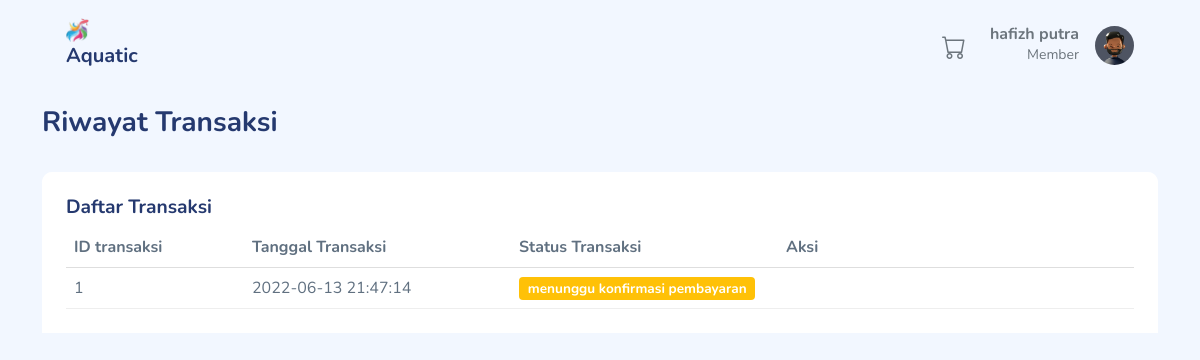
Before: /toko_online2/index.php?page=pelanggan&aksi=riwayatTransaksi (signed in) with the older database file.
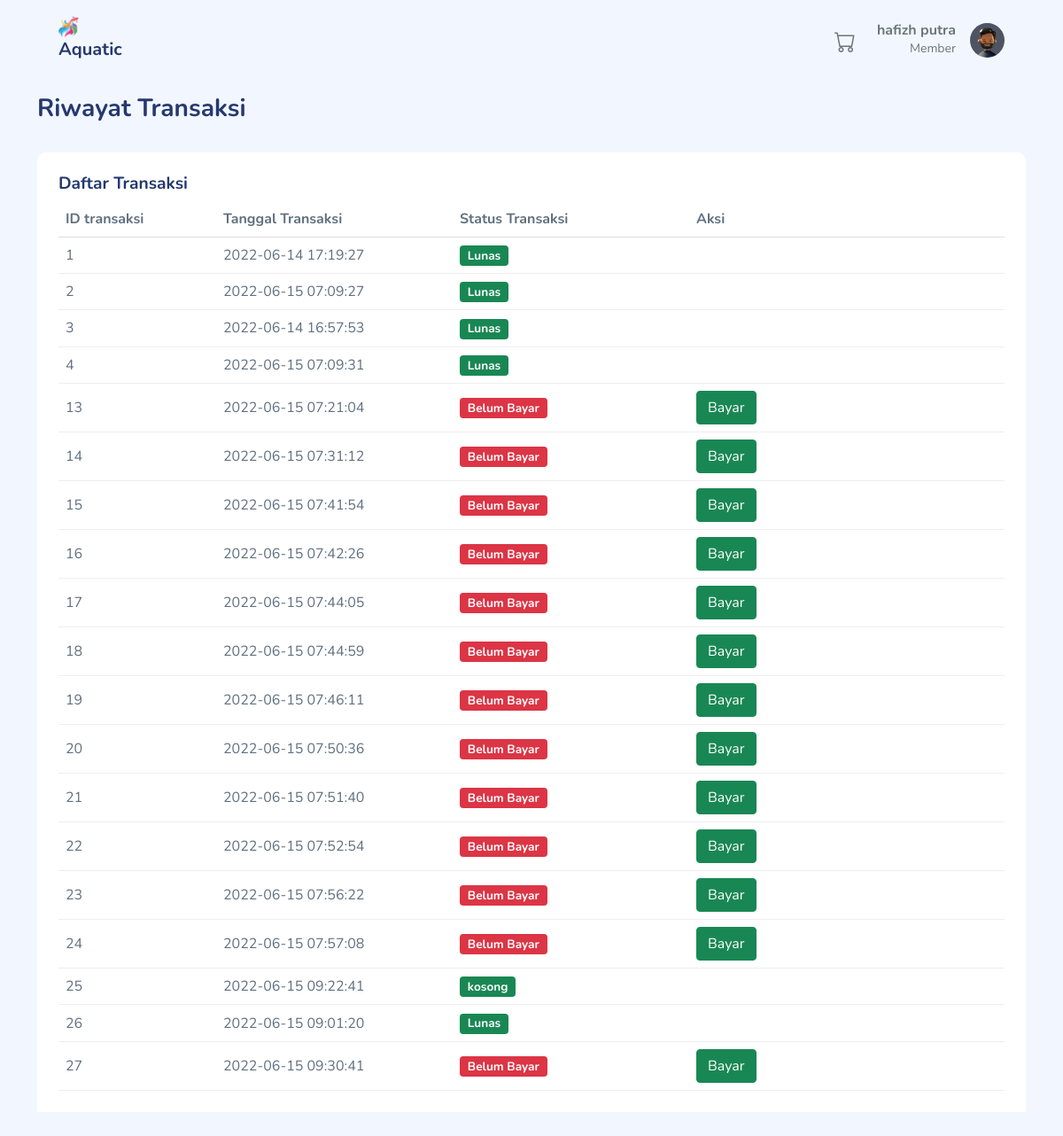
After: the same page with the newer database file.
### tables this page shows
CREATE TABLE `transaksi` (
  `id_transaksi` int(11) NOT NULL,
  `id_member` int(11) DEFAULT NULL,
  `tgl_transaksi` timestamp NOT NULL DEFAULT current_timestamp() ON UPDATE current_timestamp(),
  `status_transaksi` int(11) NOT NULL
);

### toko_online2/Controller/PelangganController.php (called while the page is built, shortened)
<?php
class PelangganController
{
    private $model;
    public function __construct()
    {
        $this->model = new PelangganModel();
    }
    public function riwayatTransaksi()
    {
        $id = $_SESSION['username_member']['id_member'];
        $data = $this->model->daftarTransaksi($id);
        extract($data);
        require_once("View/pelanggan/riwayat_transaksi.php");
    }
}

### toko_online2/Koneksi.php (called while the page is built)
<?php
function koneksi()
{
    $db_host = "localhost";
    $db_user = "root";
    $db_password = "";
    $db_database = "toko_online";
    try {
        return new mysqli($db_host,$db_user,$db_password,$db_database);
    } catch (exception $e) {
        echo "Terjadi kesalahan koneksi database";
    }
}

### toko_online2/Model/PelangganModel.php (called while the page is built, shortened)
<?php
class PelangganModel
{
    public function daftarTransaksi($id)
    {
        $sql = "SELECT * from transaksi
                where id_member = $id AND transaksi.status_transaksi > 0";
        $query = koneksi()->query($sql);
        $hasil = [];
        while ($data = $query->fetch_assoc()) {
            $hasil[] = $data;
        }
        return $hasil;
    }
}

### toko_online2/View/pelanggan/riwayat_transaksi.php (the view, shortened to what this page needs)
<!DOCTYPE html>
<html lang="en">
<head>
    <link rel="stylesheet" href="assets/css/bootstrap.css">
    <link rel="stylesheet" href="assets/vendors/bootstrap-icons/bootstrap-icons.css">
    <link rel="stylesheet" href="assets/css/app.css">
</head>
<body>
    <div class="container">
        <div class="page-heading">
            <h3>Riwayat Transaksi</h3>
        </div>
        <div class="page-content">
            <section class="section">
                <div class="row" id="table-hover-row">
                    <div class="col-12">
                        <div class="card">
                            <div class="card-header">
                                <h4 class="card-title">Daftar Transaksi </h4>
                                <div class="table-responsive">
                                    <table class="table table-hover mb-0">
                                        <thead>
                                            <tr>
                                                <th class="col-2">ID transaksi</th>
                                                <th class="col-3">Tanggal Transaksi</th>
                                                <th class="col-3">Status Transaksi </th>
                                                <th class="col-4">Aksi</th>
                                            </tr>
                                        </thead>
                                        <tbody>
                                            <?php if (!empty($data)) : ?>
                                                <?php foreach ($data as $row) : ?>
                                                    <tr>
                                                        <td class="text-bold-500"><?= $row['id_transaksi'] ?></td>
                                                        <td class="text-bold-500"><?= $row['tgl_transaksi'] ?></td>
                                                        <td><?php
                                                            if ($row['status_transaksi'] == 1) { ?>
                                                                <span class="badge bg-danger">Belum Bayar</span>
                                                            <?php } else if ($row['status_transaksi'] == 2) { ?>
                                                                <span class="badge bg-warning">menunggu konfirmasi pembayaran</span>
                                                            <?php } else if ($row['status_transaksi'] == 3) { ?>
                                                                <span class="badge bg-success">Lunas</span>
                                                            <?php } else if ($row['status_transaksi'] == 4) { ?>
                                                                <span class="badge bg-success">kosong</span>
                                                            <?php } ?>
                                                        </td>
                                                        <td>
                                                            <?php if ($row['status_transaksi'] == 1) : ?>
                                                                <a href="index.php?page=pelanggan&aksi=pembayaran&id=<?= $row['id_transaksi'] ?>" class="btn btn-success">Bayar</a>
                                                            <?php endif; ?>
                                                        </td>
                                                    </tr>
                                                <?php endforeach; ?>
                                            <?php endif; ?>
                                        </tbody>
                                    </table>
                                </div>
                            </div>
                        </div>
                    </div>
                </div>
            </section>
        </div>
    </div>
</body>
</html>

### toko_online2/View/menu/menu_pelanggan.php (shortened to what this page needs)
<!DOCTYPE html>
<html lang="en">
<head>
    <link rel="stylesheet" href="assets/css/bootstrap.css">
    <link rel="stylesheet" href="assets/vendors/perfect-scrollbar/perfect-scrollbar.css">
    <link rel="stylesheet" href="https://cdn.jsdelivr.net/npm/bootstrap-icons@1.3.0/font/bootstrap-icons.css">
    <link rel="stylesheet" href="assets/vendors/fontawesome/all.min.css">
    <link rel="stylesheet" href="assets/css/app.css">
</head>
<body>
    <div id="app">
        <div class="container">
            <header class='mb-3'>
                <nav class="navbar navbar-expand navbar-light ">
                    <a class="navbar-brand" href="index.php?page=pelanggan&aksi=view">
                        <img src="assets/images/logo/guppymenu.png">
                        <h5>Aquatic</h5>
                    </a>
                    <div class="collapse navbar-collapse" id="navbarSupportedContent">
                        <ul class="navbar-nav ms-auto mb-2 mb-lg-0">
                            <li class="nav-item dropdown me-3">
                                <a class="nav-link active" href="index.php?page=pelanggan&aksi=keranjang" data-bs-toggle="#" aria-expanded="false">
                                    <i class='bi bi-cart bi-sub fs-4 text-gray-600'></i>
                                </a>
                            </li>
                        </ul>
                        <div class="dropdown">
                            <a href="#" data-bs-toggle="dropdown" aria-expanded="false">
                                <div class="user-menu d-flex">
                                    <div class="user-name text-end me-3">
                                        <h6 class="mb-0 text-gray-600"><?= $_SESSION['username_member']['nama_member'] ?></h6>
                                        <p class="mb-0 text-sm text-gray-600">Member</p>
                                    </div>
                                    <div class="user-img d-flex align-items-center">
                                        <div class="avatar avatar-md">
                                            <img src="assets/images/faces/1.jpg">
                                        </div>
                                    </div>
                                </div>
                            </a>
                        </div>
                    </div>
                </nav>
            </header>
        </div>
    </div>
</body>
</html>

### toko_online2/index.php (shortened to what this page needs)
<?php
require_once "Koneksi.php";
require_once "Model/AdminModel.php";
require_once "Model/PelangganModel.php";
require_once "Controller/PelangganController.php";
if (isset($_GET['page']) && isset($_GET['aksi'])) {
    $page = $_GET['page'];
    $aksi = $_GET['aksi'];
    if ($page == "auth") {
        $auth = new AuthController();
        if ($aksi == 'view') {
            $auth->index();
        } else if ($aksi == 'loginadmin') {
            $auth->loginadmin();
        } elseif ($aksi == 'registerPelanggan') {
            $auth->registerPelanggan();
        } else if ($aksi == 'authAdmin') {
            $auth->authAdmin();
        } else if ($aksi == 'authPelanggan') {
            $auth->authPelanggan();
        } else if ($aksi == 'logout') {
            $auth->logout();
        } else if ($aksi == 'storePelanggan') {
            $auth->storePelanggan();
        } else {
            require_once "View/menu/error-404.php";
        }
    }
     else if ($page == "pelanggan") {
        $pelanggan = new PelangganController();
        require_once "View/menu/menu_pelanggan.php";
        if ($_SESSION['username_member']) {
            if ($aksi == 'view') {
                $pelanggan->index();
            } else if ($aksi == 'getProdukByid') {
                $pelanggan->getDataProdukById();
            } else if ($aksi == 'getKategoriByid') {
                $pelanggan->getDataKategoriById();
            } else if ($aksi == 'editProfil') {
                $pelanggan->edit();
            } else if ($aksi == 'updateProfil') {
                $pelanggan->update();
            } else if ($aksi == 'keranjang') {
                $pelanggan->keranjang();
            } else if ($aksi == 'tambahKeranjang') {
                $pelanggan->inputKeranjang();
            } else if ($aksi == 'hapusKeranjang') {
                $pelanggan->deleteKeranjang();
            } else if ($aksi == 'simpanTransaksi') {
                $pelanggan->simpanTransaksi();
            } else if ($aksi == 'riwayatTransaksi') {
                $pelanggan->riwayatTransaksi();
            } else if ($aksi == 'pembayaran') {
                $pelanggan->pembayaran();
             } else if ($aksi == 'storePembayaran') {
                $pelanggan->storePembayaran();
            } else {
                require_once "View/menu/error-404.php";
            }
        } else {
            header("location: index.php?page=auth&aksi=view");
        }
    }else if ($page == "admin") {
            $admin = new AdminController();
            require_once "View/menu/menu_admin.php";
            if ($_SESSION['user'] ) {
                if ($aksi == 'view') {
                    $admin->index();
                } else if ($aksi == 'daftarPelanggan') {
                    $admin->pelanggan();
                } else if ($aksi == 'hapusPelanggan') {
                    $admin->deletePelanggan();
                } else if ($aksi == 'daftarProduk') {
                    $admin->produk();
                } else if ($aksi == 'tambahProduk') {
                    $admin->storeProduk();
                } else if ($aksi == 'hapusProduk') {
                    $admin->deleteProduk();
                } else if ($aksi == 'editProduk') {
                    $admin->editProduk();
                } else if ($aksi == 'updateProduk') {
                    $admin->updateProduk();
                } else if ($aksi == 'tambahKategori') {
                    $admin->storeKategori();
                } else if ($aksi == 'hapusKategori') {
                    $admin->deleteKategori();
                } else if ($aksi == 'editKategori') {
                    $admin->editKategori();
                } else if ($aksi == 'updateKategori') {
                    $admin->updateKategori();
                } else if ($aksi == 'transaksi') {
                    $admin->transaksi();
                } else if ($aksi == 'kirimTransaksi') {
                    $admin->kirimtransaksi();
                } else if ($aksi == 'pembayaran') {
                    $admin->pembayaran();
                } else if ($aksi == 'konfirmasiPembayaran') {
                    $admin->konfirmasiPembayaran();
                } else if ($aksi == 'pembatalanPembayaran') {
                    $admin->batalkanPembayaran();
                 }else {
                    require_once "View/menu/error-404.php";
                }
            }
            else {
                header("location: index.php?page=auth&aksi=loginadmin");
            }
        }
        }  else {
    header("location: index.php?page=auth&aksi=view");
}

### toko_online2/assets/css/app.css (style rules this page uses)
.avatar { display:inline-flex;border-radius:50%;text-align:center;vertical-align:middle;position:relative }
.avatar img { width:32px;height:32px;border-radius:50% }
.avatar.avatar-md .avatar-content,.avatar.avatar-md img { width:32px;height:32px;font-size:.8rem }
.btn.btn-danger,.btn.btn-info,.btn.btn-primary,.btn.btn-secondary,.btn.btn-success,.btn.btn-warning { color:#fff }
.card { margin-bottom:2.2rem;border:none }
.card .card-header { border:none }
.card .card-header h4 { font-size:1.2rem;font-weight:700 }
.card .card-title { font-size:1.2rem }
.navbar { height:90px;padding:1.5rem }
.navbar .navbar-brand img { height:1.5rem }
.navbar .user-menu img { width:39px;height:39px }
.dataTable-table td,.dataTable-table thead th,.table td,.table thead th { vertical-align:middle }
.dataTable-table:not(.table-borderless) thead th,.table:not(.table-borderless) thead th { border-bottom:1px solid #dedede!important }
.bi { width:1rem;height:1rem }
.bi.bi-sub:before { vertical-align:sub }
.page-heading { margin:0 0 2rem }
.page-heading h3 { font-weight:700 }
a { text-decoration:none }
.text-sm { font-size:.875rem }
.text-gray-600 { color:#6c757d!important }

Changed rows visible on the page:
changed transaksi id 1: tgl_transaksi "2022-06-13 21:47:14" → "2022-06-14 17:19:27"; status_transaksi "menunggu konfirmasi pembayaran" → "Lunas"
now on this page (row edited): transaksi: id_transaksi "2", tgl_transaksi "2022-06-15 07:09:27", status_transaksi "Lunas"
added transaksi: id_transaksi "3", tgl_transaksi "2022-06-14 16:57:53", status_transaksi "Lunas"
added transaksi: id_transaksi "4", tgl_transaksi "2022-06-15 07:09:31", status_transaksi "Lunas"
added transaksi: id_transaksi "13", tgl_transaksi "2022-06-15 07:21:04", status_transaksi "Belum Bayar"
added transaksi: id_transaksi "14", tgl_transaksi "2022-06-15 07:31:12", status_transaksi "Belum Bayar"
added transaksi: id_transaksi "15", tgl_transaksi "2022-06-15 07:41:54", status_transaksi "Belum Bayar"
added transaksi: id_transaksi "16", tgl_transaksi "2022-06-15 07:42:26", status_transaksi "Belum Bayar"
added transaksi: id_transaksi "17", tgl_transaksi "2022-06-15 07:44:05", status_transaksi "Belum Bayar"
added transaksi: id_transaksi "18", tgl_transaksi "2022-06-15 07:44:59", status_transaksi "Belum Bayar"
added transaksi: id_transaksi "19", tgl_transaksi "2022-06-15 07:46:11", status_transaksi "Belum Bayar"
added transaksi: id_transaksi "20", tgl_transaksi "2022-06-15 07:50:36", status_transaksi "Belum Bayar"
added transaksi: id_transaksi "21", tgl_transaksi "2022-06-15 07:51:40", status_transaksi "Belum Bayar"
added transaksi: id_transaksi "22", tgl_transaksi "2022-06-15 07:52:54", status_transaksi "Belum Bayar"
added transaksi: id_transaksi "23", tgl_transaksi "2022-06-15 07:56:22", status_transaksi "Belum Bayar"
added transaksi: id_transaksi "24", tgl_transaksi "2022-06-15 07:57:08", status_transaksi "Belum Bayar"
added transaksi: id_transaksi "25", tgl_transaksi "2022-06-15 09:22:41", status_transaksi "kosong"
added transaksi: id_transaksi "26", tgl_transaksi "2022-06-15 09:01:20", status_transaksi "Lunas"
added transaksi: id_transaksi "27", tgl_transaksi "2022-06-15 09:30:41", status_transaksi "Belum Bayar"
